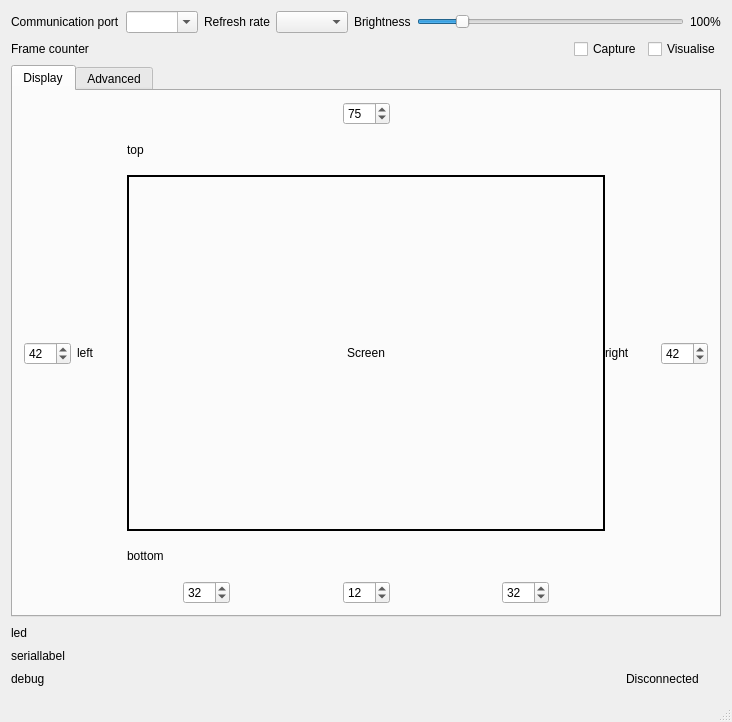
<?xml version="1.0" encoding="UTF-8"?>
<ui version="4.0">
 <class>AmbiLEDClass</class>
 <widget class="QMainWindow" name="AmbiLEDClass">
  <property name="geometry">
   <rect>
    <x>0</x>
    <y>0</y>
    <width>732</width>
    <height>722</height>
   </rect>
  </property>
  <property name="sizePolicy">
   <sizepolicy hsizetype="Minimum" vsizetype="Minimum">
    <horstretch>0</horstretch>
    <verstretch>0</verstretch>
   </sizepolicy>
  </property>
  <property name="windowTitle">
   <string>AmbiLED Control</string>
  </property>
  <property name="windowIcon">
   <iconset resource="ambiled.qrc">
    <normaloff>:/AmbiLED/monitor_icon</normaloff>:/AmbiLED/monitor_icon</iconset>
  </property>
  <widget class="QWidget" name="centralWidget">
   <layout class="QGridLayout" name="gridLayout_4">
    <item row="3" column="0">
     <widget class="QLabel" name="ledStrip">
      <property name="sizePolicy">
       <sizepolicy hsizetype="Ignored" vsizetype="Preferred">
        <horstretch>0</horstretch>
        <verstretch>0</verstretch>
       </sizepolicy>
      </property>
      <property name="minimumSize">
       <size>
        <width>0</width>
        <height>20</height>
       </size>
      </property>
      <property name="maximumSize">
       <size>
        <width>16777215</width>
        <height>20</height>
       </size>
      </property>
      <property name="text">
       <string>led</string>
      </property>
     </widget>
    </item>
    <item row="4" column="0">
     <widget class="QLabel" name="serialLabel">
      <property name="text">
       <string>seriallabel</string>
      </property>
     </widget>
    </item>
    <item row="5" column="0">
     <layout class="QHBoxLayout" name="horizontalLayout_17">
      <item>
       <widget class="QLabel" name="debugLabel">
        <property name="text">
         <string>debug</string>
        </property>
       </widget>
      </item>
      <item>
       <spacer name="horizontalSpacer_9">
        <property name="orientation">
         <enum>Qt::Horizontal</enum>
        </property>
        <property name="sizeHint" stdset="0">
         <size>
          <width>40</width>
          <height>20</height>
         </size>
        </property>
       </spacer>
      </item>
      <item>
       <widget class="QLabel" name="deviceStatusLabel">
        <property name="text">
         <string>Disconnected</string>
        </property>
       </widget>
      </item>
      <item>
       <widget class="QPushButton" name="deviceStatusColourLabel">
        <property name="sizePolicy">
         <sizepolicy hsizetype="Preferred" vsizetype="Preferred">
          <horstretch>0</horstretch>
          <verstretch>0</verstretch>
         </sizepolicy>
        </property>
        <property name="minimumSize">
         <size>
          <width>16</width>
          <height>16</height>
         </size>
        </property>
        <property name="maximumSize">
         <size>
          <width>16</width>
          <height>16</height>
         </size>
        </property>
        <property name="text">
         <string/>
        </property>
        <property name="flat">
         <bool>true</bool>
        </property>
       </widget>
      </item>
     </layout>
    </item>
    <item row="0" column="0">
     <layout class="QGridLayout" name="gridLayout">
      <item row="0" column="2">
       <layout class="QHBoxLayout" name="horizontalLayout_16">
        <item>
         <widget class="QLabel" name="brightnessLabel">
          <property name="text">
           <string>Brightness</string>
          </property>
         </widget>
        </item>
        <item>
         <widget class="QSlider" name="brightnessSlider">
          <property name="sizePolicy">
           <sizepolicy hsizetype="Expanding" vsizetype="Fixed">
            <horstretch>0</horstretch>
            <verstretch>0</verstretch>
           </sizepolicy>
          </property>
          <property name="maximum">
           <number>100</number>
          </property>
          <property name="value">
           <number>15</number>
          </property>
          <property name="orientation">
           <enum>Qt::Horizontal</enum>
          </property>
         </widget>
        </item>
        <item>
         <widget class="QLabel" name="brightnessValueLabel">
          <property name="sizePolicy">
           <sizepolicy hsizetype="Preferred" vsizetype="Preferred">
            <horstretch>0</horstretch>
            <verstretch>0</verstretch>
           </sizepolicy>
          </property>
          <property name="minimumSize">
           <size>
            <width>29</width>
            <height>0</height>
           </size>
          </property>
          <property name="text">
           <string>100%</string>
          </property>
         </widget>
        </item>
       </layout>
      </item>
      <item row="0" column="1">
       <layout class="QFormLayout" name="formLayout_2">
        <property name="fieldGrowthPolicy">
         <enum>QFormLayout::AllNonFixedFieldsGrow</enum>
        </property>
        <item row="0" column="0">
         <widget class="QLabel" name="refreshRateLabel">
          <property name="text">
           <string>Refresh rate</string>
          </property>
         </widget>
        </item>
        <item row="0" column="1">
         <widget class="QComboBox" name="refreshRateComboBox">
          <property name="sizePolicy">
           <sizepolicy hsizetype="Preferred" vsizetype="Preferred">
            <horstretch>0</horstretch>
            <verstretch>0</verstretch>
           </sizepolicy>
          </property>
         </widget>
        </item>
       </layout>
      </item>
      <item row="0" column="0">
       <layout class="QFormLayout" name="formLayout">
        <item row="0" column="0">
         <widget class="QLabel" name="comPortLabel">
          <property name="text">
           <string>Communication port</string>
          </property>
         </widget>
        </item>
        <item row="0" column="1">
         <widget class="QComboBox" name="comPortComboBox">
          <property name="sizePolicy">
           <sizepolicy hsizetype="Preferred" vsizetype="Preferred">
            <horstretch>0</horstretch>
            <verstretch>0</verstretch>
           </sizepolicy>
          </property>
          <property name="editable">
           <bool>true</bool>
          </property>
         </widget>
        </item>
       </layout>
      </item>
     </layout>
    </item>
    <item row="1" column="0">
     <layout class="QHBoxLayout" name="horizontalLayout_7">
      <item>
       <widget class="QLabel" name="frameLabel">
        <property name="text">
         <string>Frame counter</string>
        </property>
       </widget>
      </item>
      <item>
       <spacer name="horizontalSpacer_7">
        <property name="orientation">
         <enum>Qt::Horizontal</enum>
        </property>
        <property name="sizeHint" stdset="0">
         <size>
          <width>40</width>
          <height>20</height>
         </size>
        </property>
       </spacer>
      </item>
      <item>
       <widget class="QCheckBox" name="captureCheckBox">
        <property name="text">
         <string>Capture</string>
        </property>
       </widget>
      </item>
      <item>
       <widget class="QCheckBox" name="visualiseCheckBox">
        <property name="sizePolicy">
         <sizepolicy hsizetype="Fixed" vsizetype="Fixed">
          <horstretch>0</horstretch>
          <verstretch>0</verstretch>
         </sizepolicy>
        </property>
        <property name="text">
         <string>Visualise</string>
        </property>
        <property name="checked">
         <bool>false</bool>
        </property>
       </widget>
      </item>
     </layout>
    </item>
    <item row="2" column="0">
     <widget class="QTabWidget" name="tabWidget">
      <property name="sizePolicy">
       <sizepolicy hsizetype="Expanding" vsizetype="Expanding">
        <horstretch>0</horstretch>
        <verstretch>0</verstretch>
       </sizepolicy>
      </property>
      <property name="currentIndex">
       <number>0</number>
      </property>
      <widget class="QWidget" name="displayTab">
       <property name="sizePolicy">
        <sizepolicy hsizetype="Ignored" vsizetype="Ignored">
         <horstretch>0</horstretch>
         <verstretch>0</verstretch>
        </sizepolicy>
       </property>
       <property name="autoFillBackground">
        <bool>false</bool>
       </property>
       <attribute name="title">
        <string>Display</string>
       </attribute>
       <layout class="QVBoxLayout" name="verticalLayout_6">
        <item>
         <layout class="QHBoxLayout" name="horizontalLayout_6">
          <item>
           <layout class="QVBoxLayout" name="verticalLayout_3">
            <item>
             <spacer name="verticalSpacer_2">
              <property name="orientation">
               <enum>Qt::Vertical</enum>
              </property>
              <property name="sizeHint" stdset="0">
               <size>
                <width>20</width>
                <height>40</height>
               </size>
              </property>
             </spacer>
            </item>
            <item>
             <widget class="QSpinBox" name="leftLEDCount">
              <property name="minimum">
               <number>10</number>
              </property>
              <property name="maximum">
               <number>100</number>
              </property>
              <property name="value">
               <number>42</number>
              </property>
             </widget>
            </item>
            <item>
             <spacer name="verticalSpacer">
              <property name="orientation">
               <enum>Qt::Vertical</enum>
              </property>
              <property name="sizeHint" stdset="0">
               <size>
                <width>20</width>
                <height>40</height>
               </size>
              </property>
             </spacer>
            </item>
           </layout>
          </item>
          <item>
           <layout class="QVBoxLayout" name="verticalLayout_2" stretch="0,0,1,0,0">
            <property name="spacing">
             <number>0</number>
            </property>
            <item>
             <layout class="QHBoxLayout" name="horizontalLayout_4">
              <item>
               <spacer name="horizontalSpacer_2">
                <property name="orientation">
                 <enum>Qt::Horizontal</enum>
                </property>
                <property name="sizeType">
                 <enum>QSizePolicy::Expanding</enum>
                </property>
                <property name="sizeHint" stdset="0">
                 <size>
                  <width>40</width>
                  <height>20</height>
                 </size>
                </property>
               </spacer>
              </item>
              <item>
               <widget class="QSpinBox" name="topLEDCount">
                <property name="specialValueText">
                 <string/>
                </property>
                <property name="suffix">
                 <string/>
                </property>
                <property name="prefix">
                 <string/>
                </property>
                <property name="minimum">
                 <number>10</number>
                </property>
                <property name="maximum">
                 <number>100</number>
                </property>
                <property name="value">
                 <number>75</number>
                </property>
               </widget>
              </item>
              <item>
               <spacer name="horizontalSpacer">
                <property name="orientation">
                 <enum>Qt::Horizontal</enum>
                </property>
                <property name="sizeType">
                 <enum>QSizePolicy::Expanding</enum>
                </property>
                <property name="sizeHint" stdset="0">
                 <size>
                  <width>40</width>
                  <height>20</height>
                 </size>
                </property>
               </spacer>
              </item>
             </layout>
            </item>
            <item>
             <layout class="QHBoxLayout" name="horizontalLayout">
              <property name="spacing">
               <number>0</number>
              </property>
              <item>
               <widget class="QLabel" name="TLlabel">
                <property name="sizePolicy">
                 <sizepolicy hsizetype="Fixed" vsizetype="Fixed">
                  <horstretch>0</horstretch>
                  <verstretch>0</verstretch>
                 </sizepolicy>
                </property>
                <property name="minimumSize">
                 <size>
                  <width>50</width>
                  <height>50</height>
                 </size>
                </property>
                <property name="maximumSize">
                 <size>
                  <width>50</width>
                  <height>50</height>
                 </size>
                </property>
                <property name="text">
                 <string/>
                </property>
               </widget>
              </item>
              <item>
               <widget class="QLabel" name="topImage">
                <property name="sizePolicy">
                 <sizepolicy hsizetype="Ignored" vsizetype="Fixed">
                  <horstretch>0</horstretch>
                  <verstretch>0</verstretch>
                 </sizepolicy>
                </property>
                <property name="minimumSize">
                 <size>
                  <width>0</width>
                  <height>50</height>
                 </size>
                </property>
                <property name="maximumSize">
                 <size>
                  <width>16777215</width>
                  <height>50</height>
                 </size>
                </property>
                <property name="text">
                 <string>top</string>
                </property>
               </widget>
              </item>
              <item>
               <widget class="QLabel" name="TRlabel">
                <property name="sizePolicy">
                 <sizepolicy hsizetype="Fixed" vsizetype="Fixed">
                  <horstretch>0</horstretch>
                  <verstretch>0</verstretch>
                 </sizepolicy>
                </property>
                <property name="minimumSize">
                 <size>
                  <width>50</width>
                  <height>50</height>
                 </size>
                </property>
                <property name="maximumSize">
                 <size>
                  <width>50</width>
                  <height>50</height>
                 </size>
                </property>
                <property name="text">
                 <string/>
                </property>
               </widget>
              </item>
             </layout>
            </item>
            <item>
             <layout class="QHBoxLayout" name="horizontalLayout_2">
              <property name="spacing">
               <number>0</number>
              </property>
              <item>
               <widget class="QLabel" name="leftImage">
                <property name="sizePolicy">
                 <sizepolicy hsizetype="Fixed" vsizetype="Ignored">
                  <horstretch>0</horstretch>
                  <verstretch>0</verstretch>
                 </sizepolicy>
                </property>
                <property name="minimumSize">
                 <size>
                  <width>50</width>
                  <height>0</height>
                 </size>
                </property>
                <property name="maximumSize">
                 <size>
                  <width>50</width>
                  <height>16777215</height>
                 </size>
                </property>
                <property name="text">
                 <string>left</string>
                </property>
               </widget>
              </item>
              <item>
               <widget class="QLabel" name="screenLabel">
                <property name="sizePolicy">
                 <sizepolicy hsizetype="Ignored" vsizetype="Ignored">
                  <horstretch>1</horstretch>
                  <verstretch>1</verstretch>
                 </sizepolicy>
                </property>
                <property name="minimumSize">
                 <size>
                  <width>0</width>
                  <height>0</height>
                 </size>
                </property>
                <property name="autoFillBackground">
                 <bool>false</bool>
                </property>
                <property name="frameShape">
                 <enum>QFrame::Box</enum>
                </property>
                <property name="lineWidth">
                 <number>2</number>
                </property>
                <property name="text">
                 <string>Screen</string>
                </property>
                <property name="alignment">
                 <set>Qt::AlignCenter</set>
                </property>
               </widget>
              </item>
              <item>
               <widget class="QLabel" name="rightImage">
                <property name="sizePolicy">
                 <sizepolicy hsizetype="Fixed" vsizetype="Ignored">
                  <horstretch>0</horstretch>
                  <verstretch>0</verstretch>
                 </sizepolicy>
                </property>
                <property name="minimumSize">
                 <size>
                  <width>50</width>
                  <height>0</height>
                 </size>
                </property>
                <property name="maximumSize">
                 <size>
                  <width>50</width>
                  <height>16777215</height>
                 </size>
                </property>
                <property name="text">
                 <string>right</string>
                </property>
               </widget>
              </item>
             </layout>
            </item>
            <item>
             <layout class="QHBoxLayout" name="horizontalLayout_3">
              <property name="spacing">
               <number>0</number>
              </property>
              <item>
               <widget class="QLabel" name="BLlabel">
                <property name="sizePolicy">
                 <sizepolicy hsizetype="Fixed" vsizetype="Fixed">
                  <horstretch>0</horstretch>
                  <verstretch>0</verstretch>
                 </sizepolicy>
                </property>
                <property name="minimumSize">
                 <size>
                  <width>50</width>
                  <height>50</height>
                 </size>
                </property>
                <property name="maximumSize">
                 <size>
                  <width>50</width>
                  <height>50</height>
                 </size>
                </property>
                <property name="text">
                 <string/>
                </property>
               </widget>
              </item>
              <item>
               <widget class="QLabel" name="bottomImage">
                <property name="sizePolicy">
                 <sizepolicy hsizetype="Ignored" vsizetype="Fixed">
                  <horstretch>0</horstretch>
                  <verstretch>0</verstretch>
                 </sizepolicy>
                </property>
                <property name="minimumSize">
                 <size>
                  <width>0</width>
                  <height>50</height>
                 </size>
                </property>
                <property name="maximumSize">
                 <size>
                  <width>16777215</width>
                  <height>50</height>
                 </size>
                </property>
                <property name="text">
                 <string>bottom</string>
                </property>
               </widget>
              </item>
              <item>
               <widget class="QLabel" name="BRlabel">
                <property name="sizePolicy">
                 <sizepolicy hsizetype="Fixed" vsizetype="Fixed">
                  <horstretch>0</horstretch>
                  <verstretch>0</verstretch>
                 </sizepolicy>
                </property>
                <property name="minimumSize">
                 <size>
                  <width>50</width>
                  <height>50</height>
                 </size>
                </property>
                <property name="maximumSize">
                 <size>
                  <width>50</width>
                  <height>50</height>
                 </size>
                </property>
                <property name="text">
                 <string/>
                </property>
               </widget>
              </item>
             </layout>
            </item>
            <item>
             <layout class="QHBoxLayout" name="horizontalLayout_5">
              <item>
               <spacer name="horizontalSpacer_5">
                <property name="orientation">
                 <enum>Qt::Horizontal</enum>
                </property>
                <property name="sizeHint" stdset="0">
                 <size>
                  <width>40</width>
                  <height>20</height>
                 </size>
                </property>
               </spacer>
              </item>
              <item>
               <widget class="QSpinBox" name="bottomLeftLEDCount">
                <property name="minimum">
                 <number>5</number>
                </property>
                <property name="maximum">
                 <number>100</number>
                </property>
                <property name="value">
                 <number>32</number>
                </property>
               </widget>
              </item>
              <item>
               <spacer name="horizontalSpacer_4">
                <property name="orientation">
                 <enum>Qt::Horizontal</enum>
                </property>
                <property name="sizeHint" stdset="0">
                 <size>
                  <width>40</width>
                  <height>20</height>
                 </size>
                </property>
               </spacer>
              </item>
              <item>
               <widget class="QSpinBox" name="gapLEDCount">
                <property name="suffix">
                 <string/>
                </property>
                <property name="maximum">
                 <number>100</number>
                </property>
                <property name="value">
                 <number>12</number>
                </property>
               </widget>
              </item>
              <item>
               <spacer name="horizontalSpacer_3">
                <property name="orientation">
                 <enum>Qt::Horizontal</enum>
                </property>
                <property name="sizeHint" stdset="0">
                 <size>
                  <width>40</width>
                  <height>20</height>
                 </size>
                </property>
               </spacer>
              </item>
              <item>
               <widget class="QSpinBox" name="bottomRightLEDCount">
                <property name="minimum">
                 <number>5</number>
                </property>
                <property name="maximum">
                 <number>100</number>
                </property>
                <property name="value">
                 <number>32</number>
                </property>
               </widget>
              </item>
              <item>
               <spacer name="horizontalSpacer_6">
                <property name="orientation">
                 <enum>Qt::Horizontal</enum>
                </property>
                <property name="sizeHint" stdset="0">
                 <size>
                  <width>40</width>
                  <height>20</height>
                 </size>
                </property>
               </spacer>
              </item>
             </layout>
            </item>
           </layout>
          </item>
          <item>
           <layout class="QVBoxLayout" name="verticalLayout_4">
            <item>
             <spacer name="verticalSpacer_4">
              <property name="orientation">
               <enum>Qt::Vertical</enum>
              </property>
              <property name="sizeType">
               <enum>QSizePolicy::Expanding</enum>
              </property>
              <property name="sizeHint" stdset="0">
               <size>
                <width>20</width>
                <height>40</height>
               </size>
              </property>
             </spacer>
            </item>
            <item>
             <widget class="QSpinBox" name="rightLEDCount">
              <property name="minimum">
               <number>10</number>
              </property>
              <property name="maximum">
               <number>100</number>
              </property>
              <property name="value">
               <number>42</number>
              </property>
             </widget>
            </item>
            <item>
             <spacer name="verticalSpacer_3">
              <property name="orientation">
               <enum>Qt::Vertical</enum>
              </property>
              <property name="sizeType">
               <enum>QSizePolicy::Expanding</enum>
              </property>
              <property name="sizeHint" stdset="0">
               <size>
                <width>20</width>
                <height>40</height>
               </size>
              </property>
             </spacer>
            </item>
           </layout>
          </item>
         </layout>
        </item>
       </layout>
      </widget>
      <widget class="QWidget" name="advancedTab">
       <attribute name="title">
        <string>Advanced</string>
       </attribute>
       <layout class="QGridLayout" name="gridLayout_2">
        <item row="0" column="2">
         <widget class="QComboBox" name="captureComboBox"/>
        </item>
        <item row="1" column="0">
         <widget class="QLabel" name="colourCorrectionLabel">
          <property name="text">
           <string>Colour correction</string>
          </property>
         </widget>
        </item>
        <item row="8" column="2">
         <layout class="QHBoxLayout" name="horizontalLayout_9">
          <item>
           <spacer name="horizontalSpacer_8">
            <property name="orientation">
             <enum>Qt::Horizontal</enum>
            </property>
            <property name="sizeHint" stdset="0">
             <size>
              <width>40</width>
              <height>20</height>
             </size>
            </property>
           </spacer>
          </item>
          <item>
           <widget class="QPushButton" name="discardConfigButton">
            <property name="text">
             <string>&amp;Discard</string>
            </property>
           </widget>
          </item>
          <item>
           <widget class="QPushButton" name="saveConfigButton">
            <property name="text">
             <string>&amp;Save</string>
            </property>
           </widget>
          </item>
         </layout>
        </item>
        <item row="2" column="0">
         <widget class="QLabel" name="label_5">
          <property name="text">
           <string>Averaging method</string>
          </property>
         </widget>
        </item>
        <item row="7" column="0">
         <spacer name="verticalSpacer_5">
          <property name="orientation">
           <enum>Qt::Vertical</enum>
          </property>
          <property name="sizeHint" stdset="0">
           <size>
            <width>20</width>
            <height>40</height>
           </size>
          </property>
         </spacer>
        </item>
        <item row="4" column="0">
         <widget class="QLabel" name="label_7">
          <property name="text">
           <string>Processing</string>
          </property>
         </widget>
        </item>
        <item row="2" column="2">
         <widget class="QComboBox" name="averageMethodComboBox"/>
        </item>
        <item row="0" column="0">
         <widget class="QLabel" name="captureLabel">
          <property name="sizePolicy">
           <sizepolicy hsizetype="Fixed" vsizetype="Preferred">
            <horstretch>0</horstretch>
            <verstretch>0</verstretch>
           </sizepolicy>
          </property>
          <property name="text">
           <string>Capture method</string>
          </property>
         </widget>
        </item>
        <item row="1" column="2">
         <layout class="QFormLayout" name="formLayout_4">
          <item row="0" column="0">
           <widget class="QLabel" name="label_4">
            <property name="text">
             <string>Preset</string>
            </property>
           </widget>
          </item>
          <item row="0" column="1">
           <widget class="QComboBox" name="colourTemperatureComboBox"/>
          </item>
          <item row="1" column="0">
           <widget class="QLabel" name="label">
            <property name="text">
             <string>Red</string>
            </property>
           </widget>
          </item>
          <item row="2" column="0">
           <widget class="QLabel" name="label_2">
            <property name="text">
             <string>Green</string>
            </property>
           </widget>
          </item>
          <item row="3" column="0">
           <widget class="QLabel" name="label_3">
            <property name="text">
             <string>Blue</string>
            </property>
           </widget>
          </item>
          <item row="1" column="1">
           <layout class="QHBoxLayout" name="horizontalLayout_11">
            <item>
             <widget class="QSlider" name="redColourSlider">
              <property name="enabled">
               <bool>false</bool>
              </property>
              <property name="maximum">
               <number>255</number>
              </property>
              <property name="value">
               <number>255</number>
              </property>
              <property name="orientation">
               <enum>Qt::Horizontal</enum>
              </property>
             </widget>
            </item>
            <item>
             <widget class="QLabel" name="redColourLabel">
              <property name="sizePolicy">
               <sizepolicy hsizetype="Fixed" vsizetype="Preferred">
                <horstretch>0</horstretch>
                <verstretch>0</verstretch>
               </sizepolicy>
              </property>
              <property name="text">
               <string>255</string>
              </property>
             </widget>
            </item>
           </layout>
          </item>
          <item row="2" column="1">
           <layout class="QHBoxLayout" name="horizontalLayout_13">
            <item>
             <widget class="QSlider" name="greenColourSlider">
              <property name="enabled">
               <bool>false</bool>
              </property>
              <property name="maximum">
               <number>255</number>
              </property>
              <property name="value">
               <number>255</number>
              </property>
              <property name="orientation">
               <enum>Qt::Horizontal</enum>
              </property>
             </widget>
            </item>
            <item>
             <widget class="QLabel" name="greenColourLabel">
              <property name="sizePolicy">
               <sizepolicy hsizetype="Fixed" vsizetype="Preferred">
                <horstretch>0</horstretch>
                <verstretch>0</verstretch>
               </sizepolicy>
              </property>
              <property name="text">
               <string>255</string>
              </property>
             </widget>
            </item>
           </layout>
          </item>
          <item row="3" column="1">
           <layout class="QHBoxLayout" name="horizontalLayout_14">
            <item>
             <widget class="QSlider" name="blueColourSlider">
              <property name="enabled">
               <bool>false</bool>
              </property>
              <property name="maximum">
               <number>255</number>
              </property>
              <property name="value">
               <number>255</number>
              </property>
              <property name="orientation">
               <enum>Qt::Horizontal</enum>
              </property>
             </widget>
            </item>
            <item>
             <widget class="QLabel" name="blueColourLabel">
              <property name="sizePolicy">
               <sizepolicy hsizetype="Fixed" vsizetype="Preferred">
                <horstretch>0</horstretch>
                <verstretch>0</verstretch>
               </sizepolicy>
              </property>
              <property name="text">
               <string>255</string>
              </property>
             </widget>
            </item>
           </layout>
          </item>
         </layout>
        </item>
        <item row="3" column="2">
         <widget class="QComboBox" name="highFrequencyFilterComboBox"/>
        </item>
        <item row="3" column="0">
         <widget class="QLabel" name="label_6">
          <property name="text">
           <string>High frequency filter</string>
          </property>
         </widget>
        </item>
        <item row="6" column="0">
         <widget class="QCheckBox" name="debugCheckBox">
          <property name="sizePolicy">
           <sizepolicy hsizetype="Fixed" vsizetype="Fixed">
            <horstretch>0</horstretch>
            <verstretch>0</verstretch>
           </sizepolicy>
          </property>
          <property name="text">
           <string>Debug</string>
          </property>
         </widget>
        </item>
        <item row="4" column="2">
         <widget class="QListWidget" name="processingList">
          <property name="sizePolicy">
           <sizepolicy hsizetype="Expanding" vsizetype="Expanding">
            <horstretch>0</horstretch>
            <verstretch>0</verstretch>
           </sizepolicy>
          </property>
          <property name="maximumSize">
           <size>
            <width>16777215</width>
            <height>60</height>
           </size>
          </property>
          <property name="selectionMode">
           <enum>QAbstractItemView::MultiSelection</enum>
          </property>
          <property name="wordWrap">
           <bool>false</bool>
          </property>
         </widget>
        </item>
       </layout>
      </widget>
     </widget>
    </item>
   </layout>
  </widget>
  <widget class="QStatusBar" name="statusBar"/>
 </widget>
 <layoutdefault spacing="6" margin="11"/>
 <resources>
  <include location="ambiled.qrc"/>
 </resources>
 <connections/>
</ui>
